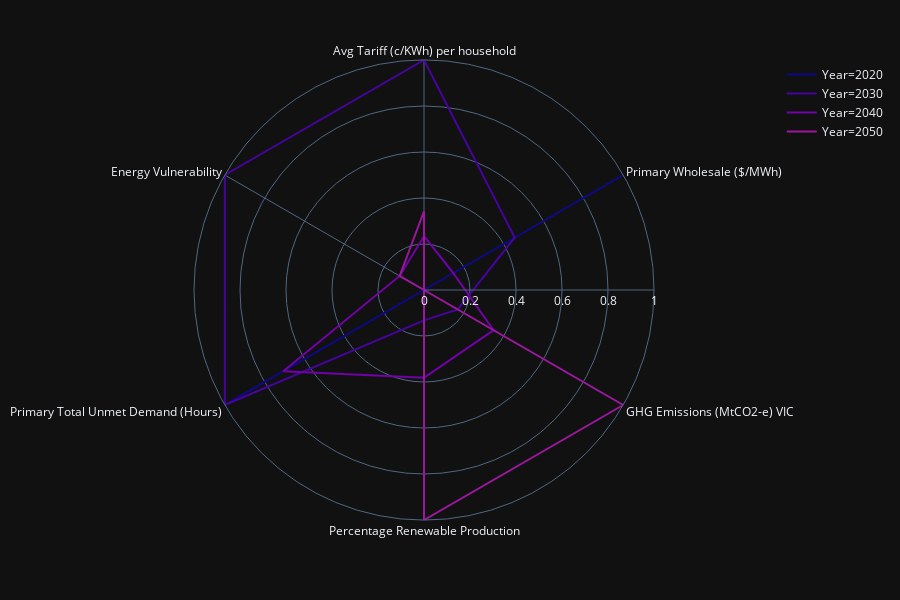

The notebook cell saved with this chart:
### Code cell
import plotly.express as px
df = px.data.wind()
# fig = px.line_polar(df, r="frequency", theta="direction", color="strength", line_close=True,
#                     color_discrete_sequence=px.colors.sequential.Plasma,
#                     template="plotly_dark",)
fig = px.line_polar(dataDf, r="Value", theta="Dimension", color="Year", line_close=True,
                    color_discrete_sequence=px.colors.sequential.Plasma,
                    template="plotly_dark")
fig.show()

### Figure 1 — Plotly figure (JSON) as saved in the notebook; plotly's stock layout.template omitted (floating-point values rounded to 4 significant figures)
{"data": [{"hoverlabel": {"namelength": 0}, "hovertemplate": "Year=2020<br>Value=%{r}<br>Dimension=%{theta}", "legendgroup": "Year=2020", "line": {"color": "#0d0887", "dash": "solid"}, "mode": "lines", "name": "Year=2020", "r": [0, 1, 0, 0, 0.9739, 0, 0], "showlegend": true, "subplot": "polar", "theta": ["Avg Tariff (c/KWh) per household", "Primary Wholesale ($/MWh)", "GHG Emissions (MtCO2-e) VIC", "Percentage Renewable Production", "Primary Total Unmet Demand (Hours)", "Energy Vulnerability", "Avg Tariff (c/KWh) per household"], "type": "scatterpolar"}, {"hoverlabel": {"namelength": 0}, "hovertemplate": "Year=2030<br>Value=%{r}<br>Dimension=%{theta}", "legendgroup": "Year=2030", "line": {"color": "#46039f", "dash": "solid"}, "mode": "lines", "name": "Year=2030", "r": [1, 0.4554, 0.1693, 0.1319, 1, 1, 1], "showlegend": true, "subplot": "polar", "theta": ["Avg Tariff (c/KWh) per household", "Primary Wholesale ($/MWh)", "GHG Emissions (MtCO2-e) VIC", "Percentage Renewable Production", "Primary Total Unmet Demand (Hours)", "Energy Vulnerability", "Avg Tariff (c/KWh) per household"], "type": "scatterpolar"}, {"hoverlabel": {"namelength": 0}, "hovertemplate": "Year=2040<br>Value=%{r}<br>Dimension=%{theta}", "legendgroup": "Year=2040", "line": {"color": "#7201a8", "dash": "solid"}, "mode": "lines", "name": "Year=2040", "r": [0.2339, 0.1471, 0.3493, 0.3814, 0.7066, 0.1222, 0.2339], "showlegend": true, "subplot": "polar", "theta": ["Avg Tariff (c/KWh) per household", "Primary Wholesale ($/MWh)", "GHG Emissions (MtCO2-e) VIC", "Percentage Renewable Production", "Primary Total Unmet Demand (Hours)", "Energy Vulnerability", "Avg Tariff (c/KWh) per household"], "type": "scatterpolar"}, {"hoverlabel": {"namelength": 0}, "hovertemplate": "Year=2050<br>Value=%{r}<br>Dimension=%{theta}", "legendgroup": "Year=2050", "line": {"color": "#9c179e", "dash": "solid"}, "mode": "lines", "name": "Year=2050", "r": [0.3423, 0, 1, 1, 0, 0.1222, 0.3423], "showlegend": true, "subplot": "polar", "theta": ["Avg Tariff (c/KWh) per household", "Primary Wholesale ($/MWh)", "GHG Emissions (MtCO2-e) VIC", "Percentage Renewable Production", "Primary Total Unmet Demand (Hours)", "Energy Vulnerability", "Avg Tariff (c/KWh) per household"], "type": "scatterpolar"}], "layout": {"height": 600, "legend": {"tracegroupgap": 0}, "margin": {"t": 60}, "polar": {"angularaxis": {"direction": "clockwise", "rotation": 90}, "domain": {"x": [0, 1], "y": [0, 1]}}}}
